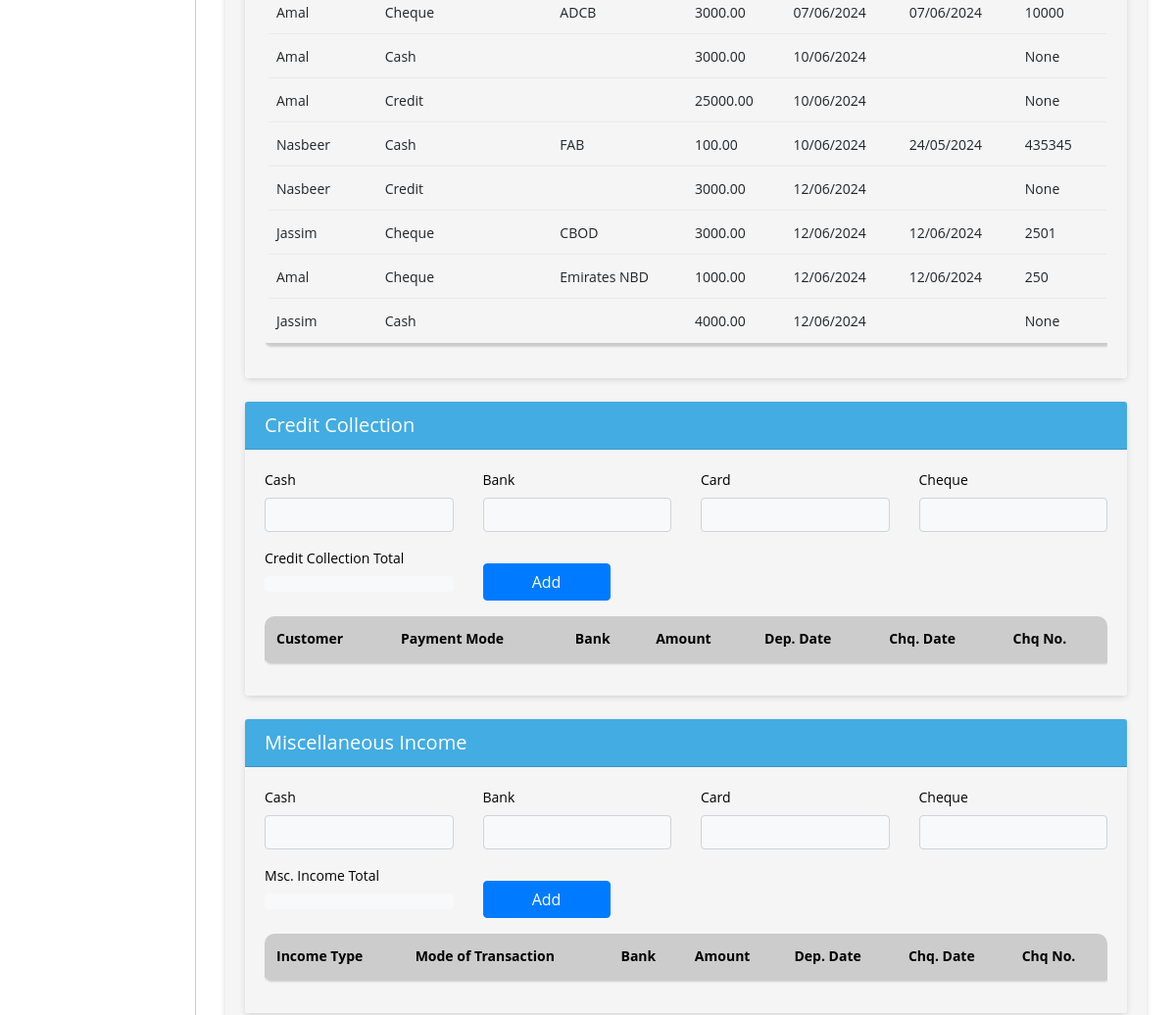
/bank-sales/ (signed in, middle part), run on an earlier commit of the app's database.
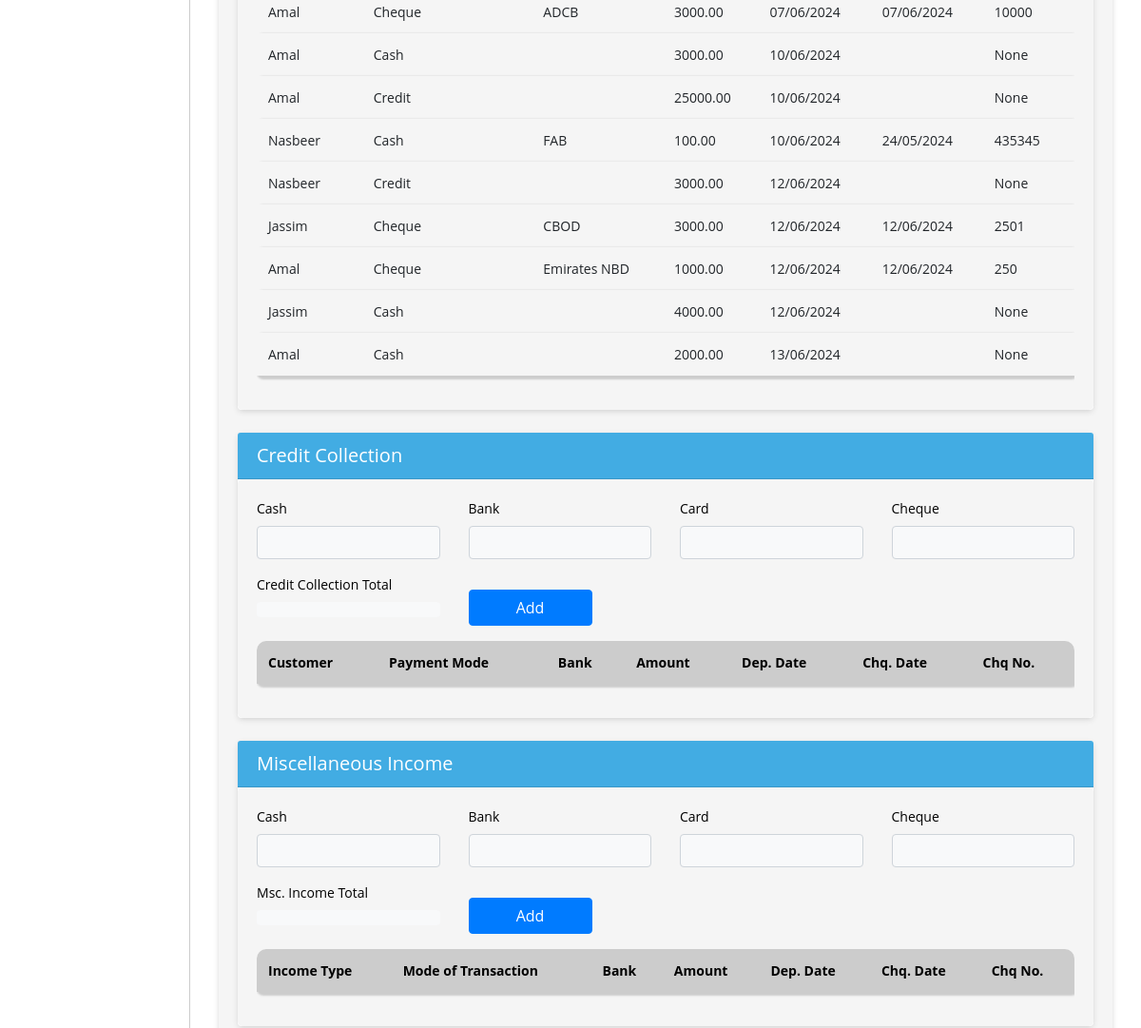
And on a later commit of the database.
### biztrackapp/models.py (models this page shows, shortened)
class BankSales(models.Model):
    customer = models.ForeignKey(Customer, on_delete=models.CASCADE)
    daily_summary_id = models.CharField(max_length=100, null=True, blank=True)
    mode_of_transaction = models.ForeignKey(TransactionMode, on_delete=models.CASCADE)
    amount = models.DecimalField(max_digits=10, decimal_places=2)
    bank = models.ForeignKey(AllBank, on_delete=models.CASCADE, null=True, blank=True)
    cheque_date = models.DateField(null=True, blank=True)
    cheque_no = models.CharField(max_length=255,null=True, blank=True)
    business_profile = models.CharField(max_length=255, null=True)
    created_on = models.DateTimeField(auto_now_add=True)
    updated_on = models.DateTimeField(auto_now=True)

class Customer(models.Model):
    name = models.CharField(max_length=255)
    business_profile = models.CharField(max_length=255, null=True)
    outstanding = models.DecimalField(max_digits=10, decimal_places=2)
    location = models.CharField(max_length=255)
    status = models.BooleanField(default=True)  # BooleanField to represent True or False
    created_on = models.DateTimeField(auto_now_add=True, null=True)

class TransactionMode(models.Model):
    CHOICES = [
        ('card', 'Card'),
        ('cash', 'Cash'),
        ('bank transfer', 'Bank Transfer'),
        ('cheque', 'Cheque'),
        ('credit', 'Credit'),
    ]
    name = models.CharField(max_length=255,choices=CHOICES)
    business_profile = models.CharField(max_length=255, null=True)
    status = models.BooleanField(default=False)
    created_on = models.DateTimeField(auto_now_add=True, null=True)

class AllBank(models.Model):
    name = models.CharField(max_length=255, choices=BANK_CHOICES)
    status = models.BooleanField(default=True)
    created_on = models.DateTimeField(auto_now_add=True, null=True)
    update_on = models.DateTimeField(auto_now=True, null=True)

### biztrackapp/views.py (the view)
# urls.py: path('bank-sales/', list_bank_sales, name='list_bank_sales'),
def list_bank_sales(request):
    shop_admin = get_object_or_404(ShopAdmin, user=request.user)
    shop = shop_admin.shop
    business_profile = get_object_or_404(BusinessProfile, name=shop.name)
    bank_sales = BankSales.objects.filter(business_profile=business_profile.id)
    return render(request, 'create_daily_summary.html', {'bank_sales': bank_sales})

### biztrackapp/templates/create_daily_summary.html (shortened to what the changed rows need)
{% extends 'base.html' %}
{% block content %}
<div class="container ">
    <div class="card  ">
          <form method="post"  enctype="multipart/form-data" class="form" id="daily_summary_form">
        <div class="card-body ">
            <div class="card">
                <div class="card-body bg-white br-5">
                    <div class="table-responsive">
                    <table  class="table table-bordered table-striped "  id="tablebanksale" >
                        <tbody>
                            {% for sale in bank_sales %}
                            <tr>
                                <td>{{ sale.customer.name }}</td>
                                <td class="text-capitalize">{{ sale.mode_of_transaction.name }}</td>
                                <td>{{ sale.bank.name }}</td>
                                <td>{{ sale.amount }}</td>
                                <td>{{ sale.created_on|date:"d/m/Y" }}</td>
                                <td>{{ sale.cheque_date|date:"d/m/Y" }}</td>
                                <td>{{ sale.cheque_no }}</td>
                            </tr>
                            {% endfor %}
                        </tbody>
                    </table>
                </div>
                </div>
            </div>
            <div class="card  mt-4">
                <div class="card-body bg-white  br-5">
                    <div class="table-responsive">
                    <table id="tablecreditcollection"  class="table table-bordered table-striped nowrap"  style="width: 100%;">
                        <thead class="thead-light" style="border-color:transparent !important;">
                            <tr>
                                <th>Customer</th>
                                <th>Payment Mode</th>
                                <th>Bank</th>
                                <th>Amount</th>
                                <th>Dep. Date</th>
                                <th>Chq. Date</th>
                                <th>Chq No.</th>
                            </tr>
                        </thead>
                    </table>
                </div>
                </div>
            </div>
            <div class="card  mt-4">
                <div class="card-body bg-white  br-5">
                    <div class="table-responsive">
                    <table id="tablemscincome"  class="table table-bordered table-striped nowrap"  style="width: 100%;">
                        <thead class="thead-light" style="border-color: transparent !important;">
                            <tr>
                                <th>Income Type</th>
                                <th>Mode of Transaction</th>
                                <th>Bank</th>
                                <th>Amount</th>
                                <th>Dep. Date</th>
                                <th>Chq. Date</th>
                                <th>Chq No.</th>
                            </tr>
                        </thead>
                    </table>
                    </div>
                </div>
            </div>
        </div>
    </form>
    </div>
</div>
{% endblock %}

What changed in the data, as far as the page shows it:
added BankSales: customer.name "Amal", mode_of_transaction.name "Cash", amount "2000.00", created_on "13/06/2024", cheque_no "None"
